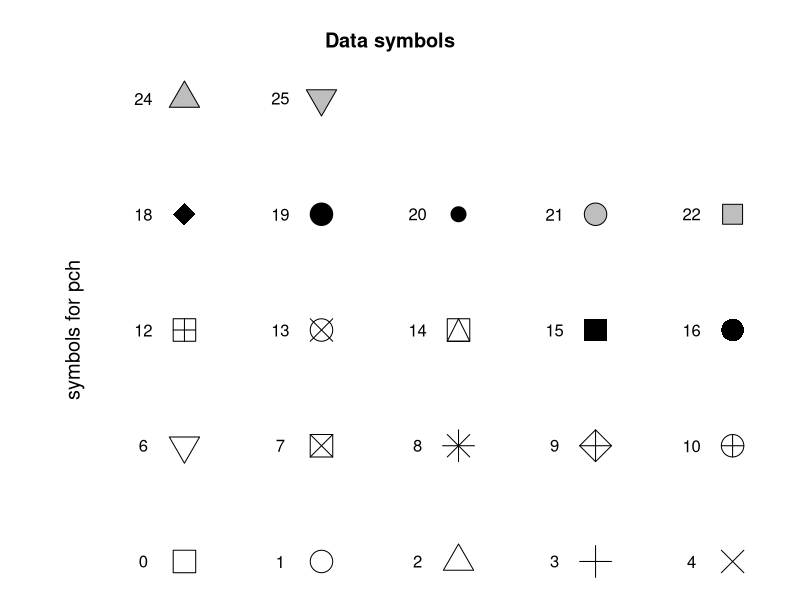
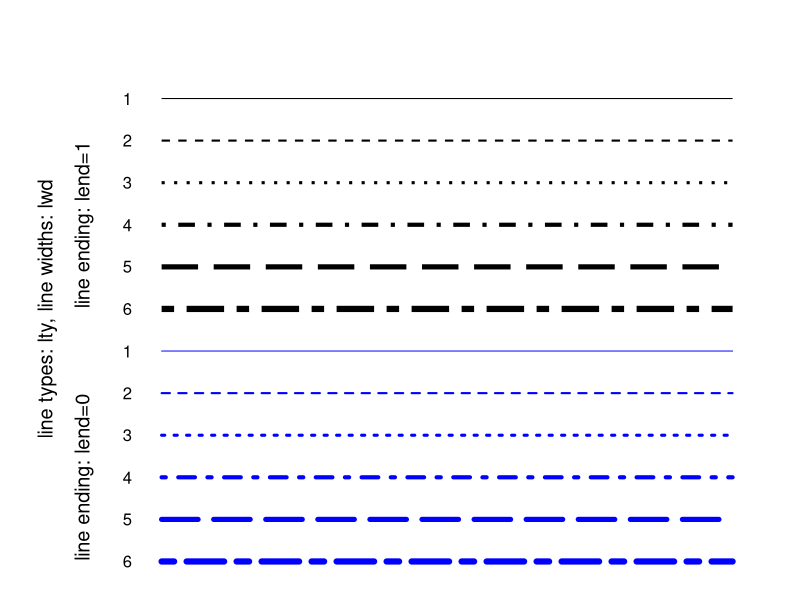
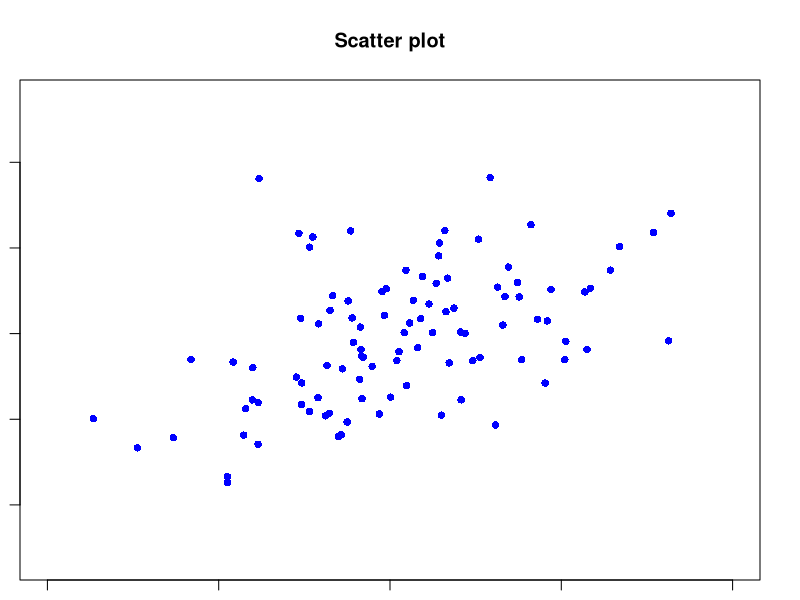
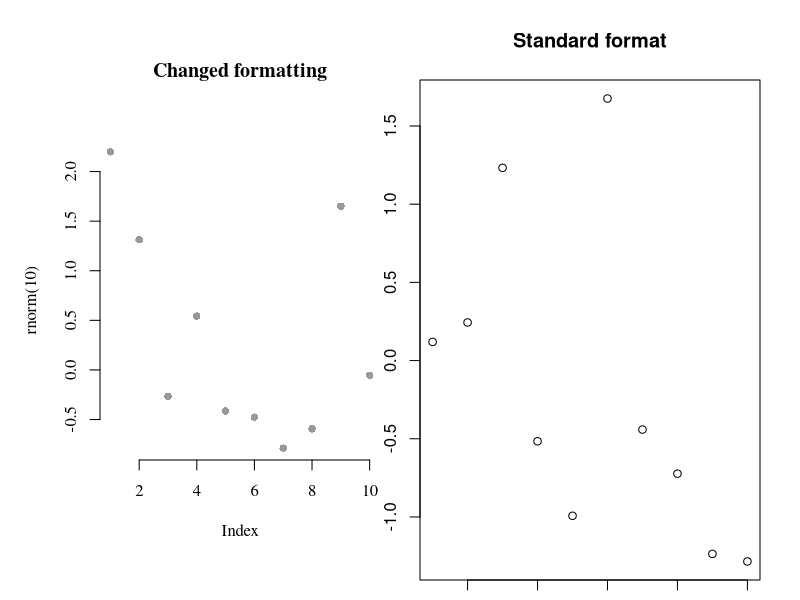
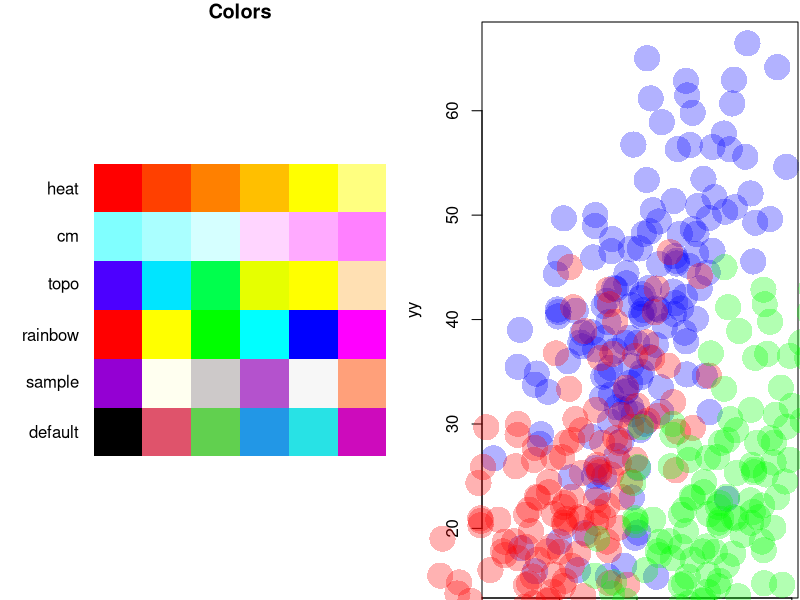
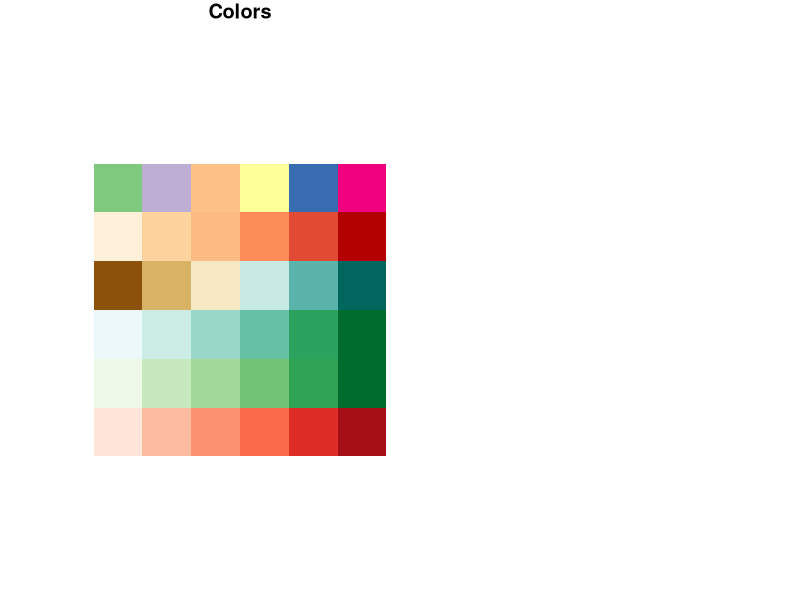

Generate these figures, in order, with R:
## ------------------------------------------------------------------------
wants <- c("RColorBrewer")
has   <- wants %in% rownames(installed.packages())
if(any(!has)) install.packages(wants[!has])

## ----rerDiagFormat01-----------------------------------------------------
X <- row(matrix(numeric(6*5), nrow=6, ncol=5))
Y <- col(matrix(numeric(6*5), nrow=6, ncol=5))

par(mar=c(1, 1, 4, 2))
plot(0:5, seq(1, 5, length.out=6), type="n", xlab=NA, ylab=NA,
     axes=FALSE, main="Data symbols")
points(X[1:26], Y[1:26], pch=0:25, bg="gray", cex=3)
text(X[1:26]-0.3, Y[1:26], labels=0:25)
text(0.2, 3, labels="symbols for pch", srt=90, cex=1.2)

## ----rerDiagFormat02-----------------------------------------------------
X <- row(matrix(numeric(6*12), nrow=6, ncol=12))
Y <- col(matrix(numeric(6*12), nrow=6, ncol=12))

par(mar=c(1, 1, 4, 2))
plot(0:6, seq(1, 12, length.out=7), type="n", axes=FALSE)
matlines(X[ , 1:6],  Y[ , 1:6],  lty=6:1, lwd=6:1, lend=0, col="blue")
matlines(X[ , 7:12], Y[ , 7:12], lty=6:1, lwd=6:1, lend=1, col="black")

## add annotations
text(rep(0.7, 12), Y[1, 1:12], labels=c(6:1, 6:1))
text(0, 7, labels="line types: lty, line widths: lwd", srt=90, cex=1.2)
text(0.32, 9, labels="line ending: lend=1", srt=90, cex=1.2)
text(0.32, 3, labels="line ending: lend=0", srt=90, cex=1.2)

## ----rerDiagFormat03-----------------------------------------------------
set.seed(123)
N <- 100
x <- rnorm(N, 100, 15)
y <- 0.3*x + rnorm(N, 0, 7)
plot(x, y, main="Scatter plot", sub="aspect ratio = 1",
     xlab="x axis", ylab="y axis",
     xlim=c(60, 140), asp=1, pch=16, col="blue")

## ----rerDiagFormat04-----------------------------------------------------
par(mfrow=c(1, 2))
op <- par(col="gray60", family="serif", bty="n", mar=c(7, 5, 7, 1), pch=16)
plot(rnorm(10), main="Changed formatting")
par(op)
plot(rnorm(10), main="Standard format")

## ------------------------------------------------------------------------
N <- 6
(colDef <- palette()[1:N])
(colAll <- sample(colors(), N, replace=FALSE))

## ------------------------------------------------------------------------
colRain <- rainbow(N)
colTopo <- topo.colors(N)
colCm   <- cm.colors(N)
colHeat <- heat.colors(N)

## ----rerDiagFormat05-----------------------------------------------------
len    <- 1/N
xLeft  <- rep(seq(0,   1-len, by=len), times=N)
yBot   <- rep(seq(0,   1-len, by=len),  each=N)
xRight <- rep(seq(len, 1,     by=len), times=N)
yTop   <- rep(seq(len, 1,     by=len),  each=N)

par(mar=c(0, 4, 1, 0) + 0.1)
plot(c(0, 1), c(0, 1), axes=FALSE, xlab=NA, ylab=NA, type="n",
     asp=1, main="Colors")
rect(xLeft, yBot, xRight, yTop, border=NA,
     col=c(colDef, colAll, colRain, colTopo, colCm, colHeat))
par(xpd=NA)
text(-0.05, seq(0, 1-len, length.out=N) + len/2, adj=1,
     labels=c("default", "sample", "rainbow", "topo", "cm", "heat"))

## ------------------------------------------------------------------------
rgb(0, 1, 1)
rgb(t(col2rgb("red")/255))

## ------------------------------------------------------------------------
rgb(1, 0, 0, 0.5)

## ----rerDiagFormat06-----------------------------------------------------
N  <- 150
xx <- rnorm(N, 100, 15)
yy <- 0.4*xx + rnorm(N, 0, 10)
plot(xx, yy, pch=16, cex=3.5, col=rgb(0, 0, 1, 0.3))
points(xx-20, yy-20, pch=16, cex=3.5, col=rgb(1, 0, 0, 0.3))
points(xx+20, yy-20, pch=16, cex=3.5, col=rgb(0, 1, 0, 0.3))

## ------------------------------------------------------------------------
hsv(0.1666, 1, 1)
rgb2hsv(matrix(c(0, 1, 1), nrow=3))
hcl(h=120, c=35, l=85)
gray(0.5)

## ------------------------------------------------------------------------
N <- 6
library(RColorBrewer)
(bPal <- brewer.pal(N, "Blues"))
colorRampPalette(bPal)(15)

## ----rerDiagFormat07-----------------------------------------------------
b1 <- colorRampPalette(brewer.pal(N, "Reds"))(N)
b2 <- colorRampPalette(brewer.pal(N, "Greens"))(N)
b3 <- colorRampPalette(brewer.pal(N, "BuGn"))(N)
b4 <- colorRampPalette(brewer.pal(N, "BrBG"))(N)
b5 <- colorRampPalette(brewer.pal(N, "OrRd"))(N)
b6 <- colorRampPalette(brewer.pal(N, "Accent"))(N)

len    <- 1/N
xLeft  <- rep(seq(0,   1-len, by=len), times=N)
yBot   <- rep(seq(0,   1-len, by=len),  each=N)
xRight <- rep(seq(len, 1,     by=len), times=N)
yTop   <- rep(seq(len, 1,     by=len),  each=N)

par(mar=c(0, 4, 1, 0) + 0.1)
plot(c(0, 1), c(0, 1), axes=FALSE, xlab=NA, ylab=NA, type="n",
     asp=1, main="Colors")
rect(xLeft, yBot, xRight, yTop, border=NA,
     col=c(b1, b2, b3, b4, b5, b6))

## ------------------------------------------------------------------------
try(detach(package:RColorBrewer))

